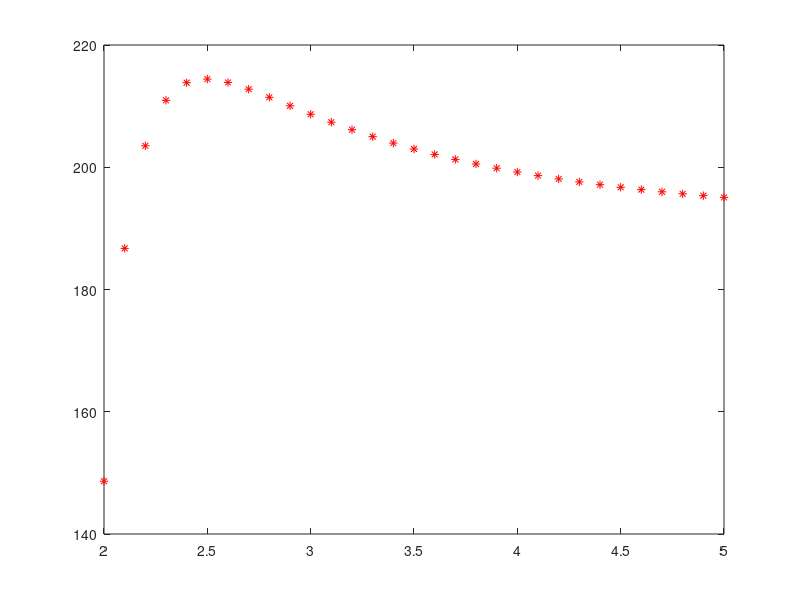

This chart was generated by the following MATLAB code:
%Soru 1 Sercan YILDIZ 090140334 
clear all; clc;
x=linspace(70,215,100);
b=2:0.1:5;
sum=0;
for j=1:31
for i=1:100    
   sum=sum+(1/100)*x(i)^b(j);
   res=sum^(1/b(j));
end
   plot(b(j),res,'*r');
   hold on
end